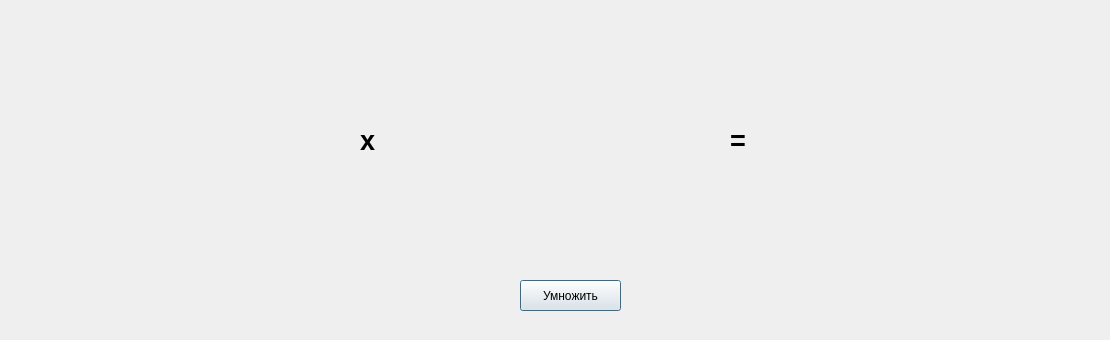
<?xml version="1.0" encoding="UTF-8"?>
<ui version="4.0">
 <class>Dialog</class>
 <widget class="QDialog" name="Dialog">
  <property name="geometry">
   <rect>
    <x>0</x>
    <y>0</y>
    <width>1110</width>
    <height>340</height>
   </rect>
  </property>
  <property name="windowTitle">
   <string>Dialog</string>
  </property>
  <widget class="QWidget" name="gridLayoutWidget">
   <property name="geometry">
    <rect>
     <x>10</x>
     <y>30</y>
     <width>341</width>
     <height>231</height>
    </rect>
   </property>
   <layout class="QGridLayout" name="gridLayout"/>
  </widget>
  <widget class="QLabel" name="label">
   <property name="geometry">
    <rect>
     <x>360</x>
     <y>130</y>
     <width>21</width>
     <height>21</height>
    </rect>
   </property>
   <property name="font">
    <font>
     <pointsize>20</pointsize>
     <weight>75</weight>
     <bold>true</bold>
    </font>
   </property>
   <property name="text">
    <string>x</string>
   </property>
  </widget>
  <widget class="QWidget" name="gridLayoutWidget_2">
   <property name="geometry">
    <rect>
     <x>380</x>
     <y>30</y>
     <width>341</width>
     <height>231</height>
    </rect>
   </property>
   <layout class="QGridLayout" name="gridLayout_2"/>
  </widget>
  <widget class="QLabel" name="label_2">
   <property name="geometry">
    <rect>
     <x>730</x>
     <y>130</y>
     <width>21</width>
     <height>21</height>
    </rect>
   </property>
   <property name="font">
    <font>
     <pointsize>20</pointsize>
     <weight>75</weight>
     <bold>true</bold>
    </font>
   </property>
   <property name="text">
    <string>=</string>
   </property>
  </widget>
  <widget class="QWidget" name="gridLayoutWidget_3">
   <property name="geometry">
    <rect>
     <x>760</x>
     <y>30</y>
     <width>341</width>
     <height>231</height>
    </rect>
   </property>
   <layout class="QGridLayout" name="gridLayout_3"/>
  </widget>
  <widget class="QPushButton" name="pushButton">
   <property name="geometry">
    <rect>
     <x>520</x>
     <y>280</y>
     <width>101</width>
     <height>31</height>
    </rect>
   </property>
   <property name="text">
    <string>Умножить</string>
   </property>
  </widget>
 </widget>
 <resources/>
 <connections/>
</ui>
